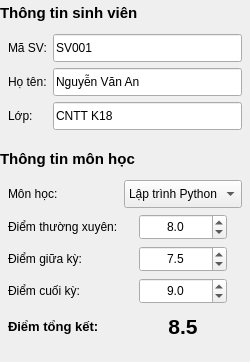
             <widget class="QWidget" name="sidebar">
              <layout class="QVBoxLayout" name="sidebarLayout">
               <item>
                <widget class="QFrame" name="studentCard">
                 <layout class="QVBoxLayout" name="studentCardLayout">
                  <property name="spacing">
                   <number>0</number>
                  </property>
                  <property name="leftMargin">
                   <number>0</number>
                  </property>
                  <property name="topMargin">
                   <number>0</number>
                  </property>
                  <property name="rightMargin">
                   <number>0</number>
                  </property>
                  <property name="bottomMargin">
                   <number>0</number>
                  </property>
                  <item>
                   <widget class="QLabel" name="studentHeading">
                    <property name="font">
                     <font>
                      <family>Segoe UI</family>
                      <pointsize>11</pointsize>
                      <weight>75</weight>
                      <bold>true</bold>
                     </font>
                    </property>
                    <property name="text">
                     <string>Thông tin sinh viên</string>
                    </property>
                    <property name="minimumSize">
                     <size>
                      <width>0</width>
                      <height>26</height>
                     </size>
                    </property>
                   </widget>
                  </item>
                  <item>
                   <widget class="QWidget" name="studentFields">
                    <layout class="QGridLayout" name="studentForm">
                     <item row="0" column="0">
                      <widget class="QLabel" name="studentIdEditLabel">
                       <property name="text">
                        <string>Mã SV:</string>
                       </property>
                      </widget>
                     </item>
                     <item row="0" column="1">
                      <widget class="QLineEdit" name="studentIdEdit">
                       <property name="text">
                        <string>SV001</string>
                       </property>
                       <property name="minimumSize">
                        <size>
                         <width>0</width>
                         <height>28</height>
                        </size>
                       </property>
                      </widget>
                     </item>
                     <item row="1" column="0">
                      <widget class="QLabel" name="fullNameEditLabel">
                       <property name="text">
                        <string>Họ tên:</string>
                       </property>
                      </widget>
                     </item>
                     <item row="1" column="1">
                      <widget class="QLineEdit" name="fullNameEdit">
                       <property name="text">
                        <string>Nguyễn Văn An</string>
                       </property>
                       <property name="minimumSize">
                        <size>
                         <width>0</width>
                         <height>28</height>
                        </size>
                       </property>
                      </widget>
                     </item>
                     <item row="2" column="0">
                      <widget class="QLabel" name="classEditLabel">
                       <property name="text">
                        <string>Lớp:</string>
                       </property>
                      </widget>
                     </item>
                     <item row="2" column="1">
                      <widget class="QLineEdit" name="classEdit">
                       <property name="text">
                        <string>CNTT K18</string>
                       </property>
                       <property name="minimumSize">
                        <size>
                         <width>0</width>
                         <height>28</height>
                        </size>
                       </property>
                      </widget>
                     </item>
                     <property name="leftMargin">
                      <number>8</number>
                     </property>
                     <property name="topMargin">
                      <number>8</number>
                     </property>
                     <property name="rightMargin">
                      <number>8</number>
                     </property>
                     <property name="bottomMargin">
                      <number>8</number>
                     </property>
                     <property name="spacing">
                      <number>6</number>
                     </property>
                    </layout>
                   </widget>
                  </item>
                 </layout>
                </widget>
               </item>
               <item>
                <widget class="QFrame" name="subjectCard">
                 <layout class="QVBoxLayout" name="subjectCardLayout">
                  <property name="spacing">
                   <number>0</number>
                  </property>
                  <property name="leftMargin">
                   <number>0</number>
                  </property>
                  <property name="topMargin">
                   <number>0</number>
                  </property>
                  <property name="rightMargin">
                   <number>0</number>
                  </property>
                  <property name="bottomMargin">
                   <number>0</number>
                  </property>
                  <item>
                   <widget class="QLabel" name="subjectHeading">
                    <property name="font">
                     <font>
                      <family>Segoe UI</family>
                      <pointsize>11</pointsize>
                      <weight>75</weight>
                      <bold>true</bold>
                     </font>
                    </property>
                    <property name="text">
                     <string>Thông tin môn học</string>
                    </property>
                    <property name="minimumSize">
                     <size>
                      <width>0</width>
                      <height>26</height>
                     </size>
                    </property>
                   </widget>
                  </item>
                  <item>
                   <widget class="QWidget" name="subjectFields">
                    <layout class="QGridLayout" name="subjectForm">
                     <item row="0" column="0">
                      <widget class="QLabel" name="subjectLabel">
                       <property name="text">
                        <string>Môn học:</string>
                       </property>
                      </widget>
                     </item>
                     <item row="0" column="1">
                      <widget class="QComboBox" name="subjectCombo">
                       <item>
                        <property name="text">
                         <string>Lập trình Python</string>
                        </property>
                       </item>
                       <item>
                        <property name="text">
                         <string>Cơ sở dữ liệu</string>
                        </property>
                       </item>
                       <item>
                        <property name="text">
                         <string>Toán rời rạc</string>
                        </property>
                       </item>
                       <property name="minimumSize">
                        <size>
                         <width>0</width>
                         <height>28</height>
                        </size>
                       </property>
                      </widget>
                     </item>
                     <item row="1" column="0">
                      <widget class="QLabel" name="regularScoreSpinLabel">
                       <property name="text">
                        <string>Điểm thường xuyên:</string>
                       </property>
                      </widget>
                     </item>
                     <item row="1" column="1" alignment="Qt::AlignHCenter">
                      <widget class="QDoubleSpinBox" name="regularScoreSpin">
                       <property name="alignment">
                        <set>Qt::AlignCenter</set>
                       </property>
                       <property name="decimals">
                        <number>1</number>
                       </property>
                       <property name="minimum">
                        <double>0.000000000000000</double>
                       </property>
                       <property name="maximum">
                        <double>10.000000000000000</double>
                       </property>
                       <property name="singleStep">
                        <double>0.500000000000000</double>
                       </property>
                       <property name="value">
                        <double>8.000000000000000</double>
                       </property>
                       <property name="minimumSize">
                        <size>
                         <width>88</width>
                         <height>26</height>
                        </size>
                       </property>
                       <property name="maximumSize">
                        <size>
                         <width>104</width>
                         <height>26</height>
                        </size>
                       </property>
                      </widget>
                     </item>
                     <item row="2" column="0">
                      <widget class="QLabel" name="midtermScoreSpinLabel">
                       <property name="text">
                        <string>Điểm giữa kỳ:</string>
                       </property>
                      </widget>
                     </item>
                     <item row="2" column="1" alignment="Qt::AlignHCenter">
                      <widget class="QDoubleSpinBox" name="midtermScoreSpin">
                       <property name="alignment">
                        <set>Qt::AlignCenter</set>
                       </property>
                       <property name="decimals">
                        <number>1</number>
                       </property>
                       <property name="minimum">
                        <double>0.000000000000000</double>
                       </property>
                       <property name="maximum">
                        <double>10.000000000000000</double>
                       </property>
                       <property name="singleStep">
                        <double>0.500000000000000</double>
                       </property>
                       <property name="value">
                        <double>7.500000000000000</double>
                       </property>
                       <property name="minimumSize">
                        <size>
                         <width>88</width>
                         <height>26</height>
                        </size>
                       </property>
                       <property name="maximumSize">
                        <size>
                         <width>104</width>
                         <height>26</height>
                        </size>
                       </property>
                      </widget>
                     </item>
                     <item row="3" column="0">
                      <widget class="QLabel" name="finalScoreSpinLabel">
                       <property name="text">
                        <string>Điểm cuối kỳ:</string>
                       </property>
                      </widget>
                     </item>
                     <item row="3" column="1" alignment="Qt::AlignHCenter">
                      <widget class="QDoubleSpinBox" name="finalScoreSpin">
                       <property name="alignment">
                        <set>Qt::AlignCenter</set>
                       </property>
                       <property name="decimals">
                        <number>1</number>
                       </property>
                       <property name="minimum">
                        <double>0.000000000000000</double>
                       </property>
                       <property name="maximum">
                        <double>10.000000000000000</double>
                       </property>
                       <property name="singleStep">
                        <double>0.500000000000000</double>
                       </property>
                       <property name="value">
                        <double>9.000000000000000</double>
                       </property>
                       <property name="minimumSize">
                        <size>
                         <width>88</width>
                         <height>26</height>
                        </size>
                       </property>
                       <property name="maximumSize">
                        <size>
                         <width>104</width>
                         <height>26</height>
                        </size>
                       </property>
                      </widget>
                     </item>
                     <item row="4" column="0">
                      <widget class="QLabel" name="totalCaption">
                       <property name="font">
                        <font>
                         <family>Segoe UI</family>
                         <pointsize>10</pointsize>
                         <weight>75</weight>
                         <bold>true</bold>
                        </font>
                       </property>
                       <property name="text">
                        <string>Điểm tổng kết:</string>
                       </property>
                      </widget>
                     </item>
                     <item row="4" column="1" alignment="Qt::AlignHCenter">
                      <widget class="QLabel" name="totalScoreLabel">
                       <property name="font">
                        <font>
                         <family>Segoe UI</family>
                         <pointsize>16</pointsize>
                         <weight>75</weight>
                         <bold>true</bold>
                        </font>
                       </property>
                       <property name="text">
                        <string>8.5</string>
                       </property>
                       <property name="alignment">
                        <set>Qt::AlignCenter</set>
                       </property>
                       <property name="minimumSize">
                        <size>
                         <width>104</width>
                         <height>32</height>
                        </size>
                       </property>
                      </widget>
                     </item>
                     <property name="leftMargin">
                      <number>8</number>
                     </property>
                     <property name="topMargin">
                      <number>8</number>
                     </property>
                     <property name="rightMargin">
                      <number>8</number>
                     </property>
                     <property name="bottomMargin">
                      <number>8</number>
                     </property>
                     <property name="spacing">
                      <number>6</number>
                     </property>
                    </layout>
                   </widget>
                  </item>
                 </layout>
                </widget>
               </item>
               <item>
                <spacer name="sidebarBottomSpace">
                 <property name="orientation">
                  <enum>Qt::Vertical</enum>
                 </property>
                 <property name="sizeHint" stdset="0">
                  <size>
                   <width>24</width>
                   <height>12</height>
                  </size>
                 </property>
                </spacer>
               </item>
               <property name="leftMargin">
                <number>0</number>
               </property>
               <property name="topMargin">
                <number>0</number>
               </property>
               <property name="rightMargin">
                <number>0</number>
               </property>
               <property name="bottomMargin">
                <number>0</number>
               </property>
               <property name="spacing">
                <number>8</number>
               </property>
              </layout>
             </widget>
